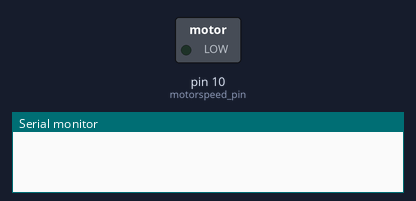
Bench run of a sketch on a simulated Arduino Uno, built with avr-gcc and run on an emulated ATmega328P. Parts: switched loads named in the sketch (green lamp = pin HIGH), the last lines printed to the serial monitor.

Above: at 0.1 s.
At 10.3 s:
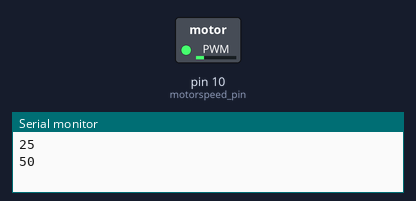
At 25.6 s:
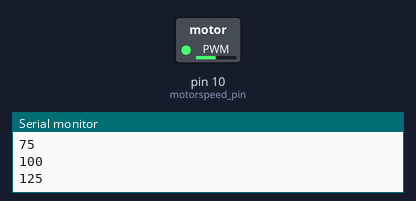
At 56.4 s:
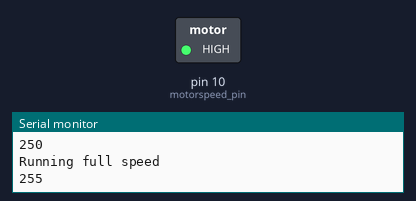
Timing chart, 0 to 57.9 s (numbered marks = the images above):
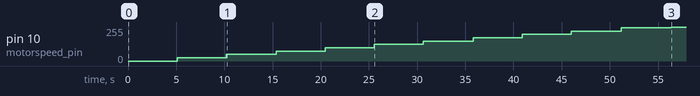

The sketch:

class6_DC_motor_one_direction_auto_speed.ino
```cpp
/*		DC motor control program. One direction only.		*/

unsigned long ms_runtime;
int one_ms_timer;

unsigned long motor_tmr;
unsigned long timer1; // timer1 is incremented every 100ms = 0.1s
unsigned long timer2; // timer2 is incremented every 100ms = 0.1s
unsigned long timer3; // timer3 is incremented every 100ms = 0.1s
const int motorspeed_pin = 10;


void setup()
{
    Serial.begin(9600);
}
void loop()
{
    timers();
    drive_motor();
}
void drive_motor()
{
  static int motor_speed_value = 0;
  if(motor_tmr>50)
  { // comes in every 5 seconds = 50 x 0.1 sec
    if(motor_speed_value < 250)
		motor_speed_value = motor_speed_value + 25;
	else
	{
		motor_speed_value = 255;
		Serial.println("Running full speed");
	}
	motor_tmr = 0;
    Serial.println(motor_speed_value);
  }
  analogWrite(motorspeed_pin,motor_speed_value);
}

void timers(void)
{
	int i;
	if(millis() > (ms_runtime + 1))
	{
		ms_runtime = ms_runtime + 1;
		one_ms_timer++;
	}
	else if( ms_runtime > millis())
		ms_runtime = millis();

	if(one_ms_timer > 99)
	{
		timer1++;
		timer2++;
		timer3++;
		motor_tmr++;
        one_ms_timer = 0;
	}

}
```

Measured:
- by itself, pin 10 (motorspeed_pin): moves from 0/255 to 255/255 over 51.2 s
